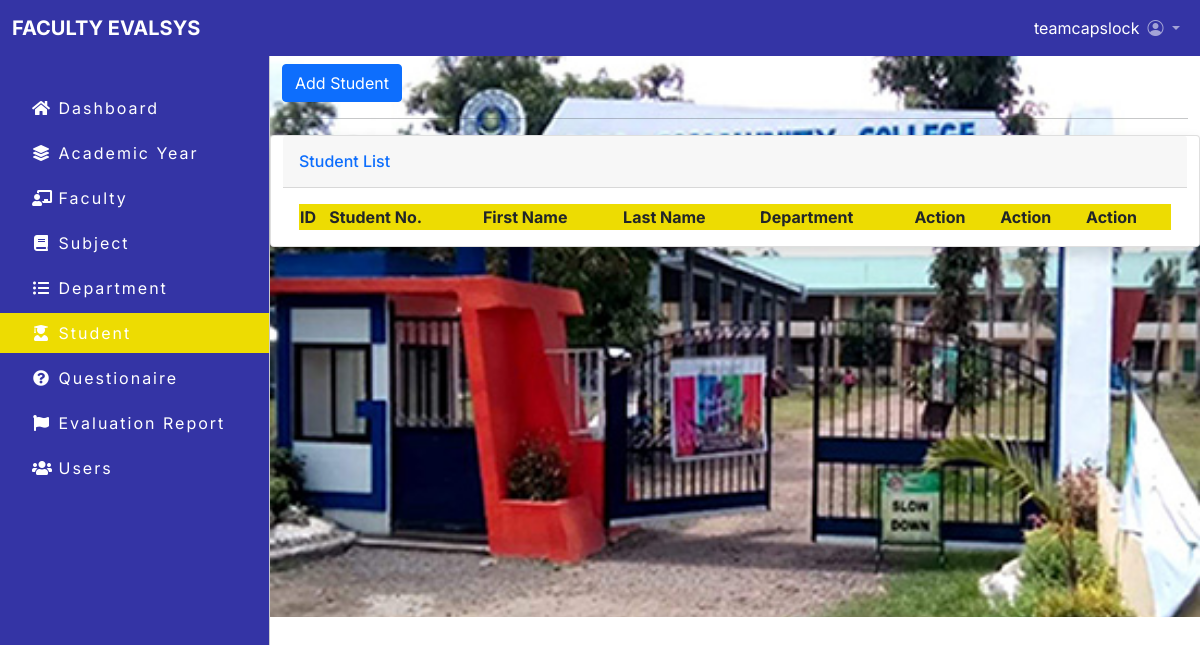
The page /student_list.php (signed in) on the database as committed earlier.
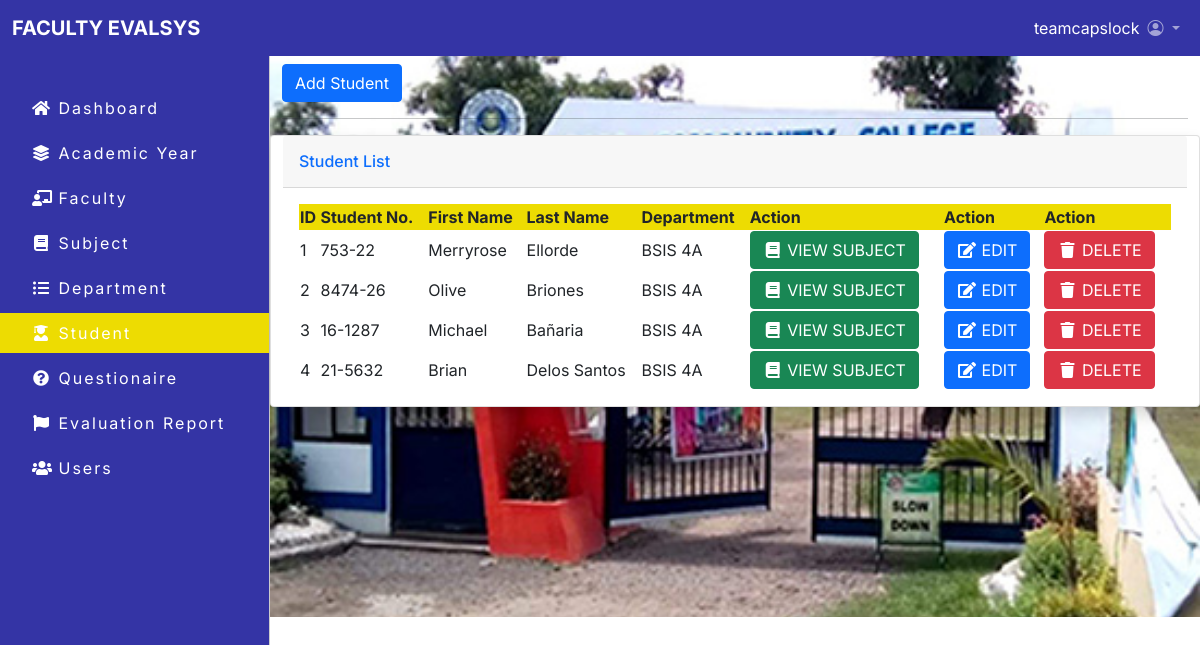
The same page on the database as committed later.
### tables this page shows
CREATE TABLE `students` (
  `id` int(30) NOT NULL,
  `studentno` varchar(30) NOT NULL,
  `username` varchar(255) NOT NULL,
  `firstname` varchar(255) NOT NULL,
  `lastname` varchar(255) NOT NULL,
  `usertype` varchar(30) NOT NULL,
  `password` varchar(255) NOT NULL,
  `view` varchar(30) NOT NULL,
  `department_id` int(30) NOT NULL
);

CREATE TABLE `department` (
  `id` int(30) NOT NULL,
  `course` varchar(30) NOT NULL,
  `year` int(30) NOT NULL,
  `section` varchar(30) NOT NULL
);

### navbar-items/navbar_items.php (called while the page is built)
<?php
    $items = [
        [
            'label' => 'Dashboard',
            'icon'  => 'fa-home',
            'pages' => ['dashboard.php']
        ],
        [
            'label' => 'Academic Year',
            'icon'  => 'fa-layer-group',
            'pages' => ['academic_list.php', 'viewedit_acad.php', 'update-acad.php']
        ],
        [
            'label' => 'Faculty',
            'icon'  => 'fa-chalkboard-teacher',
            'pages' => ['faculty_list.php', 'viewedit-faculty.php', 'update-faculty.php']
        ],
        [
            'label' => 'Subject',
            'icon'  => 'fa-book',
            'pages' => ['subject_list.php', 'viewedit_subjectlist.php', 'update_subject_list.php']
        ],
        [
            'label' => 'Department',
            'icon'  => 'fa-list-ul',
            'pages' => ['department.php', 'viewedit_classlist.php', 'update_classlist.php']
        ],
        [
            'label' => 'Student',
            'icon'  => 'fa-user-graduate',
            'pages' => ['student_list.php', 'viewedit.php', 'update.php', 'student_info.php']
        ],
        [
            'label' => 'Questionaire',
            'icon'  => 'fa-question-circle',
            'pages' => ['question-list.php']
        ],
        [
            'label' => 'Evaluation Report',
            'icon'  => 'fa-fw fa-flag',
            'pages' => ['report.php']
        ],
        [
            'label' => 'Users',
            'icon'  => 'fa-users',
            'pages' => ['user_list.php']
        ],
    ]
?>

### student_list.php (the view, shortened to what this page needs)
<!DOCTYPE html>
<html lang="en">
<?php
include'includes/header.php'; ?>
<body>
    <?php include'includes/admin-navbar.php'; ?>
    <main class="mt-5 pt-3" style="background-image: url(img/bcc_cover.jpg); background-repeat: no-repeat; background-size: cover; height: 569px;">
        <div class="container-fluid">
    <button type="button" class="btn btn-primary" data-bs-toggle="modal" data-bs-target="#staticBackdrop">
    Add Student
    </button>
    <hr>
<div class="row mb-3">
<div class="card shadow mb-4">
<div class="card-header py-3">
    <h6 class="m-0 font-weight-bold text-primary">Student List</h6>
</div>
<div class="card-body">
    <div class="table-responsive">
    <?php
    include_once'koneksyon.php';
    $qryview = "SELECT studentno, firstname, lastname, course, year, section, students.id as id FROM students INNER JOIN department ON department.id=students.department_id ";
    $result = mysqli_query($koneksyon, $qryview);
    ?>
        <table class="display" id="myTable" width="100%" cellspacing="0">
            <thead style="background-color: #eddc02;">
                <tr>
                    <th>ID</th>
                    <th>Student No.</th>
                    <th>First Name</th>
                    <th>Last Name</th>
                    <th>Department</th>
                    <th>Action</th>
                    <th>Action</th>
                    <th>Action</th>
                </tr>
            </thead>
            <?php
            $no = 1;
            while($row = mysqli_fetch_array($result)) { ?>
                <tr>
                    <td><?php echo $no; ?></td>
                    <td><?php echo $row['studentno']; ?></td>
                    <td class="text-capitalize"><?php echo $row['firstname']; ?></td>
                    <td class="text-capitalize"><?php echo $row['lastname']; ?></td>
                    <td><?php echo $row['course']." ".$row['year'].$row['section']; ?></td>
                    <td><a type="button" class="btn btn-success" href="student_info.php?id=<?php echo $row['id']; ?>"><span class="fa fa-fw fa-book"></span> VIEW SUBJECT</a></td>
                    <td><a type="button" class="btn btn-primary" href="viewedit.php?id=<?php echo $row['id']; ?>"><span class="fa fa-fw fa-edit"></span> EDIT</a></td>
                    <td><button class="btn btn-danger" type="button" onClick="deleteme(<?php echo $row['id']; ?>)" ><span class="fa fa-fw fa-trash"></span> DELETE</button></td>
                </tr>
            <?php $no++; } ?>
        </table>
    </div>
</div>
</div>
        </div>
    </main>
</body>
</html>

### includes/header.php (shortened to what this page needs)
<head>
<link href="https://cdn.jsdelivr.net/npm/bootstrap@5.1.3/dist/css/bootstrap.min.css" rel="stylesheet">
<link rel="stylesheet" href="https://cdn.datatables.net/1.11.3/css/jquery.dataTables.min.css">
<link rel="stylesheet" type="text/css" href="css/fnavi.css">
<link rel="stylesheet" href="https://cdn.jsdelivr.net/npm/bootstrap-icons@1.7.2/font/bootstrap-icons.css">
<link rel="stylesheet" href="https://use.fontawesome.com/releases/v5.15.4/css/all.css">
</head>

### includes/admin-navbar.php (shortened to what this page needs)
<?php
if (isset($_SESSION['username']) && isset($_SESSION['id'])) { ?>
	<nav class="navbar navbar-expand-lg navbar-dark bg-nav fixed-top">
	  <div class="container-fluid">
	    <a class="navbar-brand fw-bold text-uppercase me-auto" href="#">Faculty EvalSys</a>
	    <div class="collapse navbar-collapse" id="navbarSupportedContent">
	      <div class="d-flex ms-auto">
	        <div class="input-group my-3 my-lg-0 text-white">
			  <?=$_SESSION['username']?>
			</div>
	      </div>
	      <ul class="navbar-nav mb-2 mb-lg-0">
	        <li class="nav-item dropdown">
	          <a class="nav-link dropdown-toggle" href="#" id="navbarDropdown" role="button" data-bs-toggle="dropdown" aria-expanded="false">
	            <i class="bi bi-person-circle"></i>
	          </a>
	        </li>
	      </ul>
	    </div>
	  </div>
	</nav>
	<div class="offcanvas offcanvas-start bg-offc text-white sidebar-nav" tabindex="-1" id="offcanvasExample" aria-labelledby="offcanvasExampleLabel">
		<div class="offcanvas-header">
		</div>
	  <div class="offcanvas-body p-0">
	    <nav class="navbar-dark">
	    	<ul class="navbar-nav">
	    		<div class="sm-wrapper">
	    			<?php
				        require_once 'navbar-items/navbar_items.php';
				        foreach ($items as $item) {
				        	echo "<li>";
				            echo "<a href='" . $item['pages'][0] . "'" . (in_array(basename($_SERVER['SCRIPT_NAME']), $item['pages']) ? " class='active'" : "") . ">";
				            echo "<span class='fas fa-fw " . $item['icon'] . "'></span> ";
				            echo $item['label'];
				            echo "</a>";
				            echo "</li>";
				        }
				     ?>
	    		</div>
	    	</ul>
	    </nav>
	  </div>
	</div>
	<?php }else{
		header("location: index.php");
	} ?>

### css/fnavi.css (style rules this page uses)
body, button { font-family:"Inter", sans-serif; }
:root { --offcanvas-width: 270px; --topnavbarheight: 56px; }
.sidebar-nav { width: var(--offcanvas-width); }
.bg-nav { background-color: #3434a5; }
.bg-offc { background-color: #3434a5; }
.sm-wrapper a { padding: 8px 8px 8px 32px; text-decoration: none; font-size: 16px; color: #fff; display: block; letter-spacing: 2px; margin-bottom: 5px; transition: 0.3s; }
.sm-wrapper a:hover, .sm-wrapper a.active { background-color: #eddc02; }
@media (min-width: 992px) { body { overflow: auto !important; } }
@media (min-width: 992px) { main { margin-left: var(--offcanvas-width); } }
@media (min-width: 992px) { .sidebar-nav { transform: none; visibility: visible !important; top: var(--topnavbarheight); height: calc(100% - var(--topnavbarheight)); } }

Rows that differ between the two databases and show on the page:
added students: studentno "753-22", firstname "Merryrose", lastname "Ellorde", department.course "BSIS", department.year "4", department.section "A"
added students: studentno "8474-26", firstname "Olive", lastname "Briones", department.course "BSIS", department.year "4", department.section "A"
added students: studentno "16-1287", firstname "Michael", lastname "Bañaria", department.course "BSIS", department.year "4", department.section "A"
added students: studentno "21-5632", firstname "Brian", lastname "Delos Santos", department.course "BSIS", department.year "4", department.section "A"
